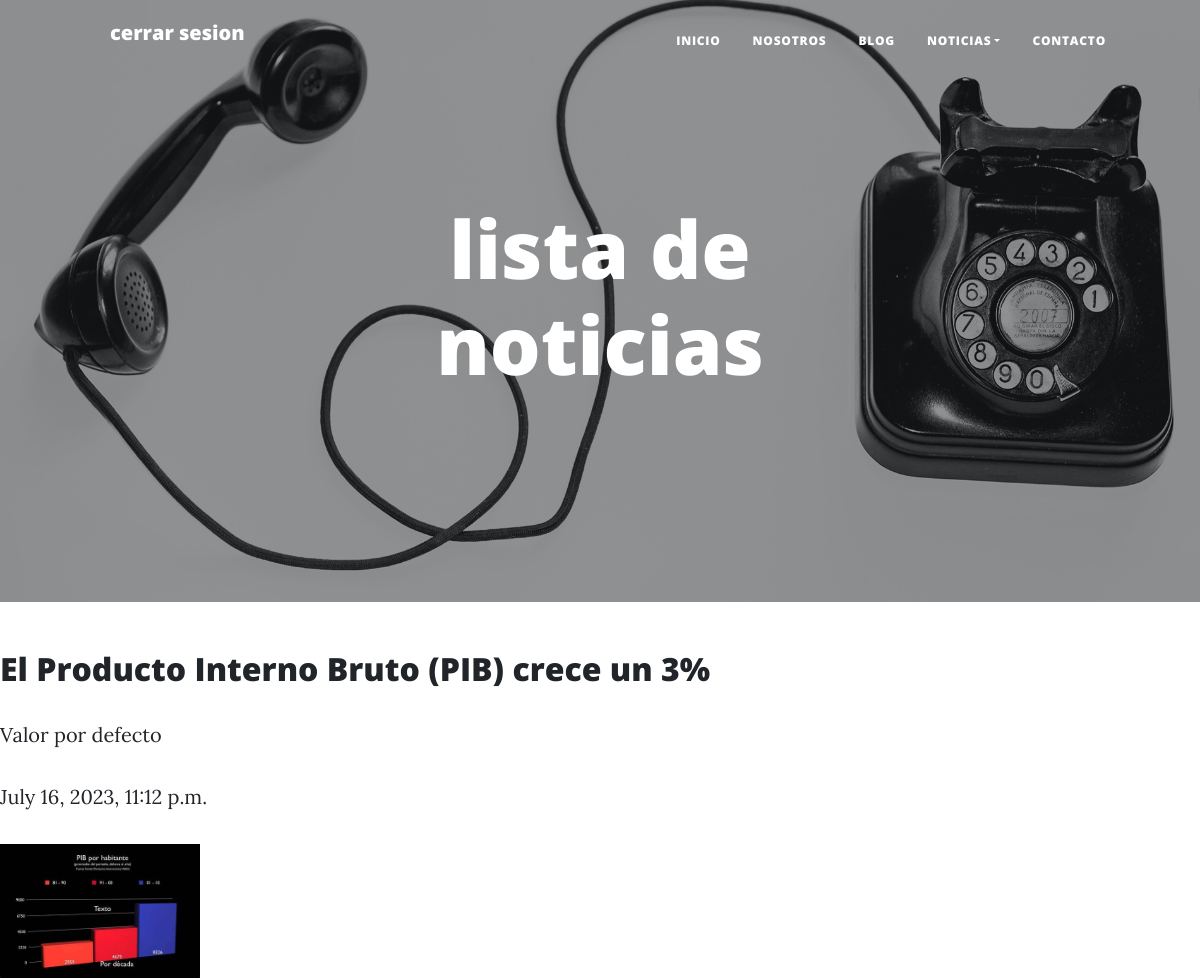
Before: /noticias/listar/ (signed in, upper part) with the older database file.
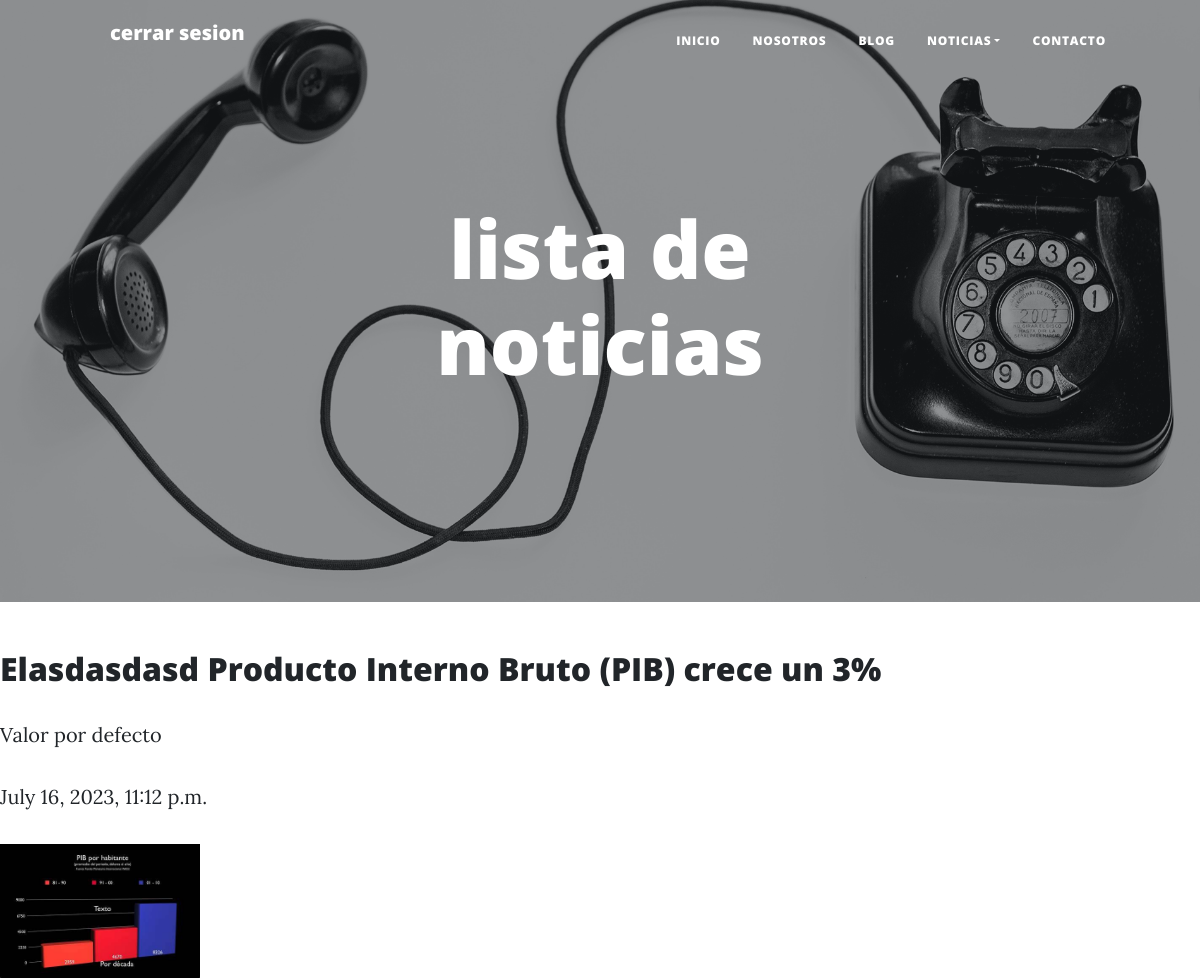
After: the same page with the newer database file.
### apps/noticias/models.py (models this page shows, shortened)
class Noticia(models.Model):
    titulo = models.CharField(max_length=150)
    subtitulo = models.CharField(max_length=150, default='Valor por defecto')
    cuerpo = models.TextField()
    fecha = models.DateTimeField(auto_now_add=True)
    imagen = models.ImageField(upload_to='noticias')
    categoria_noticia = models.ForeignKey(Categoria, on_delete=models.CASCADE)

### apps/noticias/views.py (the view)
# urls.py: path('listar/', views.listar_noticias, name='listar_noticias'),
@login_required
def listar_noticias(request):
    noticias = Noticia.objects.all()
    return render(request, 'noticias/listar_noticias.html', {'noticias': noticias})

### apps/noticias/models.py (called while the page is built)
    def __str__(self) -> str:
        return self.nombre

### templates/noticias/listar_noticias.html (shortened to what this page needs)
{%extends 'base2.html' %}
{% load static %}
{%block head %}
<header class="masthead" style="background-image: url('{% static "image/contact-bg.jpg" %}')">
    <div class="container position-relative px-4 px-lg-5">
        <div class="row gx-4 gx-lg-5 justify-content-center">
            <div class="col-md-10 col-lg-8 col-xl-7">
                <div class="page-heading">
                    <h1>lista de noticias</h1>
                </div>
            </div>
        </div>
    </div>
    </header>
{% endblock head%}
 {% block contenido %}
{% for noticia in noticias %}
<h2>{{ noticia.titulo }}</h2>
<p>{{ noticia.subtitulo }}</p>
<p>{{ noticia.fecha }}</p>
<img src="{{ noticia.imagen.url }}" alt="{{ noticia.titulo }}" width="200">
{% endfor %}
{% endblock contenido %}

Changed rows visible on the page:
changed Noticia "Valor por defecto": titulo "El Producto Interno Bruto (PIB) crece un 3%" → "Elasdasdasd Producto Interno Bruto (PIB) crece un 3%"
